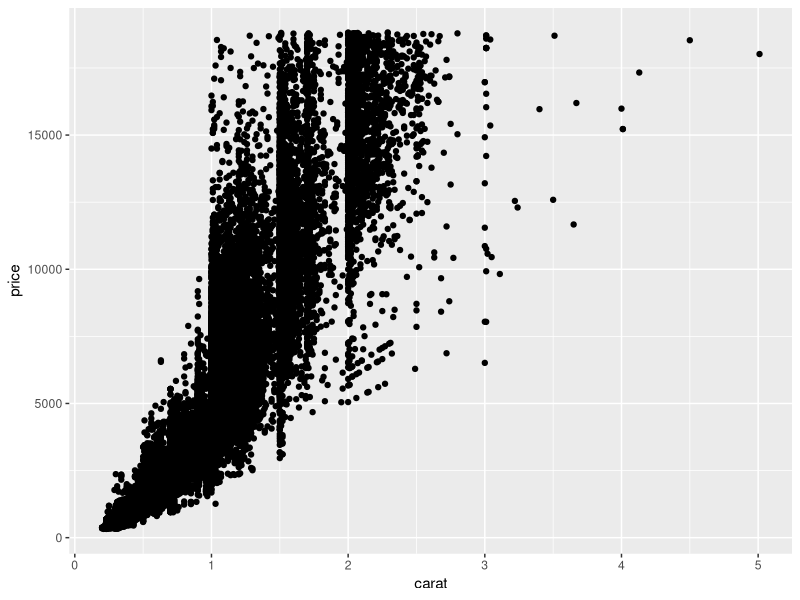
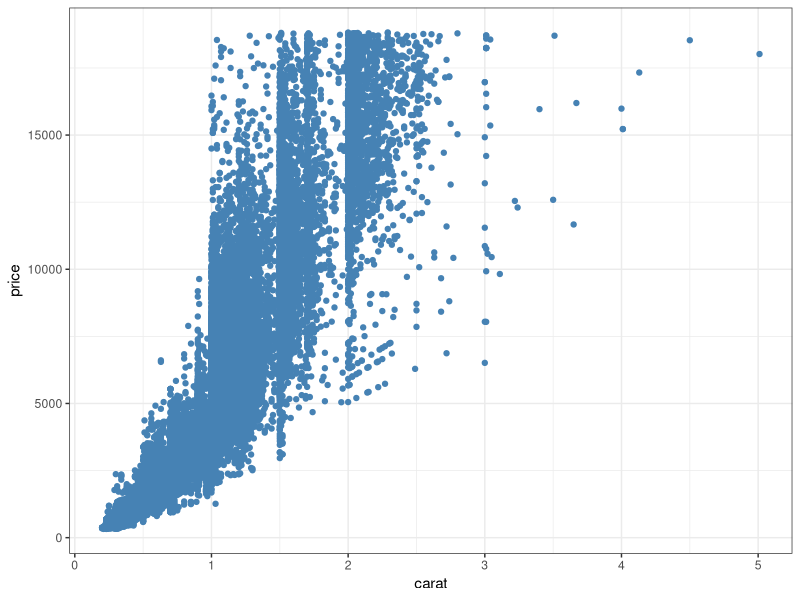
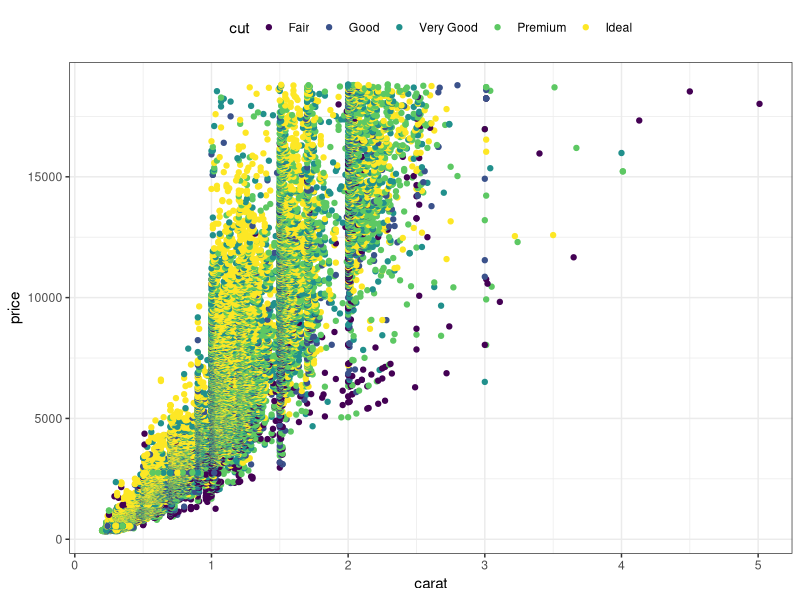
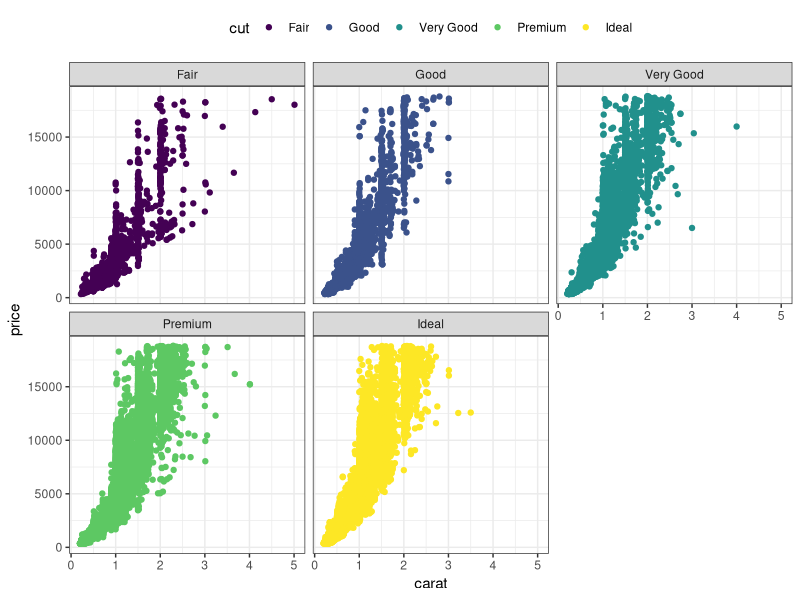
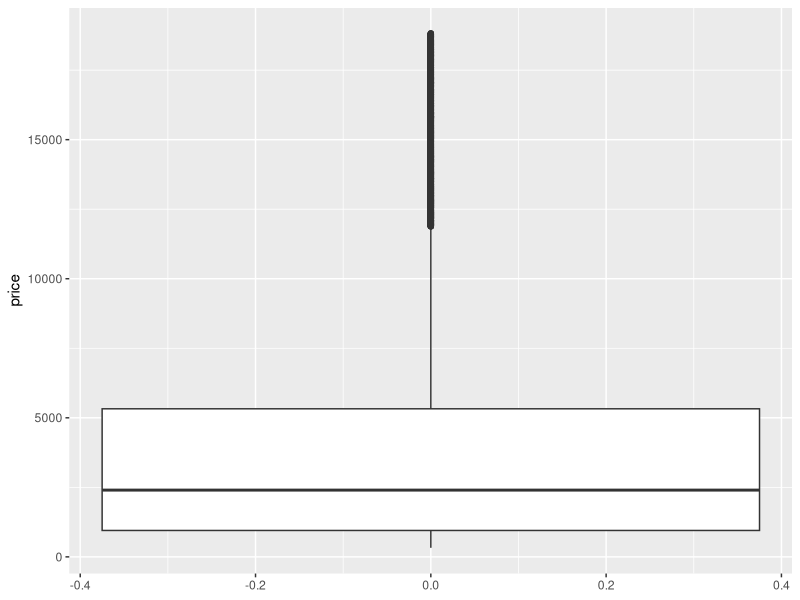
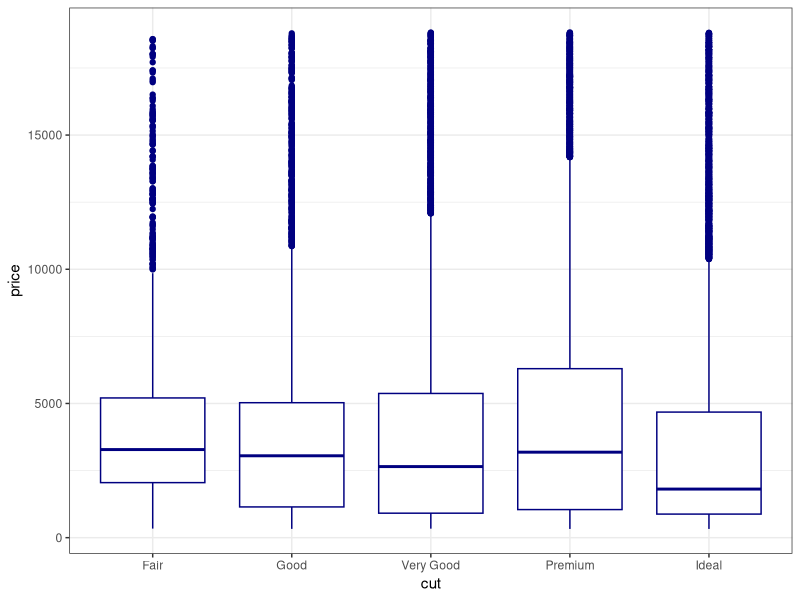
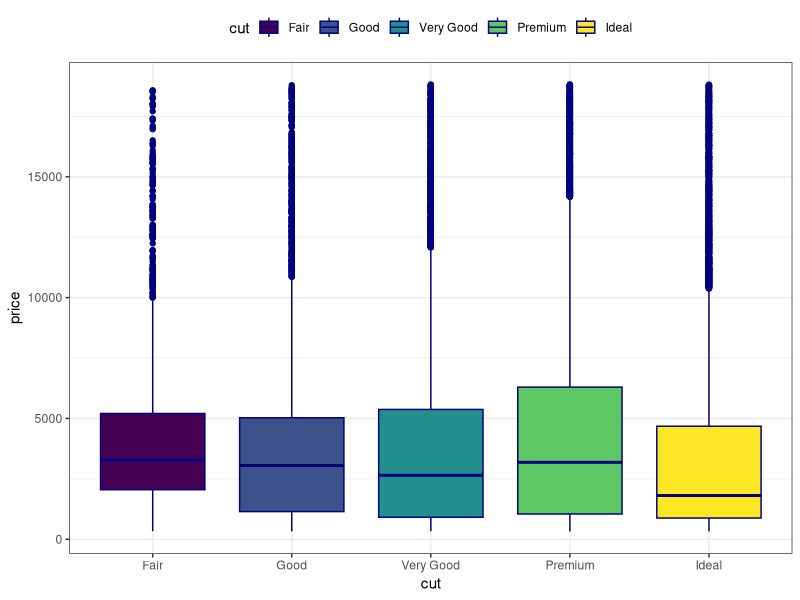
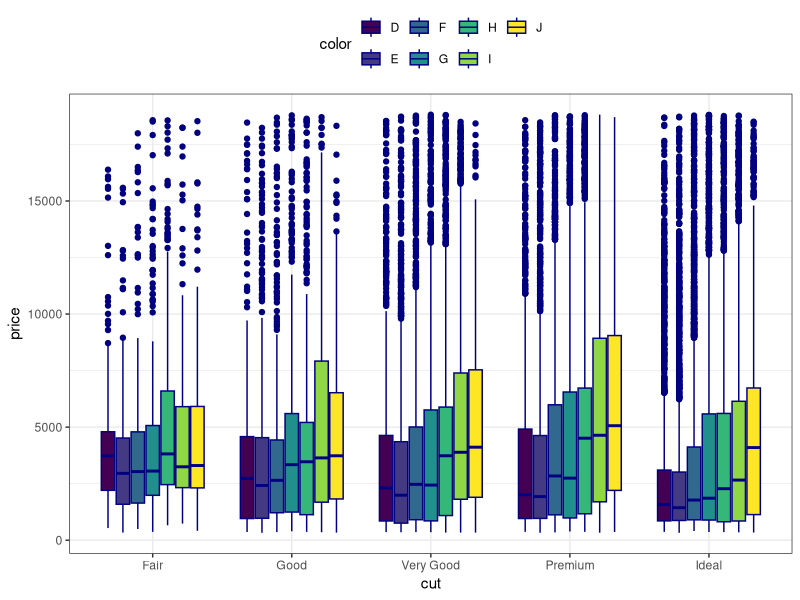

Recreate these plots in R, in order.
## ---- chunk 1
#| echo: true
#| output-location: fragment
library('ggplot2')
## ---- chunk 2
#| echo: true
#| output-location: fragment
library('ggplot2')
df <- diamonds
summary(df)
## ---- chunk 3
#| echo: true
#| output-location: fragment

ggplot(df, aes(x = carat, y = price)) +
    geom_point()
## ---- chunk 4
#| echo: true
#| output-location: fragment

ggplot(df, aes(x = carat, y = price)) +
    geom_point(color = 'steelblue') +
    theme_bw()
## ---- chunk 5
#| echo: true
#| output-location: fragment

ggplot(df, aes(x = carat, y = price)) +
    geom_point(aes(color = cut)) +
    theme_bw() +
    theme(legend.position = 'top')
## ---- chunk 6
#| echo: true
#| output-location: fragment

ggplot(df, aes(x = carat, y = price)) +
    geom_point(aes(color = cut)) +
    theme_bw() +
    theme(legend.position = 'top') +
    facet_wrap(~ cut)
## ---- chunk 7
#| echo: true
#| output-location: fragment

ggplot(df, aes(y = price)) +
    geom_boxplot()
## ---- chunk 8
#| echo: true
#| output-location: fragment

ggplot(df, aes(x = cut, y = price)) +
    geom_boxplot(color = 'navy') +
    theme_bw()
## ---- chunk 9
#| echo: true
#| output-location: fragment

ggplot(df, aes(x = cut, y = price)) +
    geom_boxplot(aes(fill = cut), color = 'navy') +
    theme_bw() +
    theme(legend.position = 'top')
## ---- chunk 10
#| echo: true
#| output-location: fragment

ggplot(df, aes(x = cut, y = price)) +
    geom_boxplot(aes(fill = color), color = 'navy') +
    theme_bw() +
    theme(legend.position = 'top')
## ---- chunk 11
#| echo: true
#| output-location: fragment

ggplot(df, aes(x = cut, y = price)) +
    geom_boxplot(aes(fill = color), color = 'navy') +
    theme_bw() +
    theme(legend.position = 'top') +
    facet_wrap(~ color)
## ---- chunk 12
#| echo: true
#| output-location: fragment

ggplot(df, aes(x = price)) +
    geom_histogram(color = 'navy', fill = 'steelblue') +
    theme_bw()
## ---- chunk 13
#| echo: true
#| output-location: fragment

ggplot(df, aes(x = price)) +
    geom_histogram(aes(color = color), fill = 'white') +
    theme_bw()
## ---- chunk 14
#| echo: true
#| output-location: fragment

ggplot(df, aes(x = clarity)) +
    geom_bar(color = 'navy', fill = 'white') +
    theme_bw()
## ---- chunk 15
#| echo: true
#| output-location: fragment

ggplot(df, aes(x = clarity)) +
    geom_bar(aes(color = clarity, fill = clarity)) +
    theme_bw() +
    theme(legend.position = 'top')
## ---- chunk 16
#| echo: true
#| output-location: fragment

ggplot(df, aes(x = clarity)) +
    geom_bar(aes(color = cut, fill = cut)) +
    theme_bw() +
    theme(legend.position = 'top')
## ---- chunk 17
#| echo: true
#| output-location: fragment

ggplot(df, aes(x = clarity)) +
    geom_bar(aes(color = cut, fill = cut), position = position_dodge()) +
    theme_bw() +
    theme(legend.position = 'top')
## ---- chunk 18
#| echo: true
#| output-location: fragment

ggplot(df, aes(x = clarity, y = price)) +
    geom_bar(color = 'navy', stat = 'identity') +
    theme_bw()
## ---- chunk 19
#| echo: true
#| output-location: fragment

ggplot(df, aes(x = clarity, y = price)) +
    geom_col(color = 'navy') +
    theme_bw()
## ---- chunk 20
#| echo: true
#| output-location: fragment

ggplot(df, aes(x = clarity, y = price)) +
    geom_bar(aes(color = cut, fill = cut), position = position_dodge(),  stat = 'identity') +
    theme_bw() +
    theme(legend.position = 'top')
## ---- chunk 21
#| echo: true
#| output-location: fragment

ggplot(df, aes(x = '', y = price)) +
    geom_bar(aes(fill = clarity), stat = 'identity') +
    theme_bw() +
    coord_polar('y')
## ---- chunk 22
#| echo: true
#| output-location: fragment
dge <- read.csv('data/DGE.csv')
dge <- dge[dge$padj != 0, ]
dge <- dge[complete.cases(dge), ]

head(dge)
## ---- chunk 23
#| echo: true
#| output-location: fragment
padj.cutoff <- 0.0000001
lfc.cutoff <- log2(2)
## ---- chunk 24
#| echo: true
#| output-location: fragment
dge$class <- 'none'
dge[dge$log2FoldChange >= lfc.cutoff & dge$padj <= padj.cutoff, c('class')] <- 'UP'
dge[dge$log2FoldChange <= -1 * lfc.cutoff & dge$padj <= padj.cutoff, c('class')] <- 'DOWN'

head(dge)
## ---- chunk 25
#| echo: true
#| output-location: fragment
ggplot(dge, aes(x = log2FoldChange, y = -1 * log10(padj))) +
    geom_point() +
    theme_bw()
## ---- chunk 26
#| echo: true
#| output-location: fragment
ggplot(dge, aes(x = log2FoldChange, y = -1 * log10(padj))) +
    geom_point() +
    geom_hline(yintercept = -1 * log10(padj.cutoff ), linetype="dashed", 
                              color = "black", linewidth = 0.2) +
    geom_vline(xintercept=c(-1 * lfc.cutoff ,lfc.cutoff ), linetype="dashed", 
                              color = "black", linewidth = 0.2) +
    theme_bw()
## ---- chunk 27
#| echo: true
#| output-location: fragment
ggplot(dge, aes(x = log2FoldChange, y = -1 * log10(padj))) +
    geom_point(aes(color = class)) +
    geom_hline(yintercept = -1 * log10(padj.cutoff ), linetype="dashed", 
                              color = "black", linewidth = 0.2) +
    geom_vline(xintercept=c(-1 * lfc.cutoff ,lfc.cutoff ), linetype="dashed", 
                              color = "black", linewidth = 0.2) +
    theme_bw()
## ---- chunk 28
#| echo: true
#| output-location: fragment
colors <- c("UP"="#FC4E07", "none"="#E7B800", "DOWN"="#00AFBB")
ggplot(dge, aes(x = log2FoldChange, y = -1 * log10(padj))) +
    geom_point(aes(color = class)) +
    scale_color_manual(values = colors) +
    geom_hline(yintercept = -1 * log10(padj.cutoff ), linetype="dashed", 
                              color = "black", linewidth = 0.2) +
    geom_vline(xintercept=c(-1 * lfc.cutoff ,lfc.cutoff ), linetype="dashed", 
                              color = "black", linewidth = 0.2) +
    theme_bw()
## ---- chunk 29
#| echo: true
#| output-location: fragment
library(ggrepel)
ggplot(dge, aes(x = log2FoldChange, y = -1 * log10(padj), label = X)) +
    geom_point(aes(color = class)) +
    scale_color_manual(values = colors) +
    geom_hline(yintercept = -1 * log10(padj.cutoff ), linetype="dashed", 
                              color = "black", linewidth = 0.2) +
    geom_vline(xintercept=c(-1 * lfc.cutoff ,lfc.cutoff ), linetype="dashed", 
                              color = "black", linewidth = 0.2) +
    geom_label_repel(data = dge[dge$class %in% c('UP', 'DOWN'), ], 
                            size= 4, color = 'firebrick',  point.padding=unit(0.5, "lines"), max.overlaps = 30) +
    theme_bw()
## ---- chunk 30
#| echo: false
#| output-location: fragment
library(ggrepel)
ggplot(dge, aes(x = log2FoldChange, y = -1 * log10(padj), label = X)) +
    geom_point(aes(color = class)) +
    scale_color_manual(values = colors) +
    geom_hline(yintercept = -1 * log10(padj.cutoff ), linetype="dashed", 
                              color = "black", linewidth = 0.2) +
    geom_vline(xintercept=c(-1 * lfc.cutoff ,lfc.cutoff ), linetype="dashed", 
                              color = "black", linewidth = 0.2) +
    geom_label_repel(data = dge[dge$class %in% c('UP', 'DOWN'), ], 
                            size= 4, color = 'firebrick',  point.padding=unit(0.5, "lines"), max.overlaps = 30) +
    theme_bw()
## ---- chunk 31
#| echo: true
#| output-location: fragment
dge <- dge[order(dge$log2FoldChange, decreasing = TRUE), ]
genes.up <- dge[1:40, c('X')]
genes.down <- dge[(nrow(dge) - 30):nrow(dge), c('X')]

genes.up
genes.down
## ---- chunk 32
#| echo: true
#| output-location: fragment
df.norm <- read.csv('data/normalized_counts.csv')
head(df.norm)
## ---- chunk 33
#| echo: true
#| output-location: fragment
df.norm <- df.norm[df.norm$X %in% c(genes.up, genes.down), ]
rownames(df.norm) <- df.norm$X
df.norm$X <- NULL
dim(df.norm)
## ---- chunk 34
#| echo: true
#| output-location: column-fragment
#| fig-height: 12
library(pheatmap)

pheatmap(df.norm)
## ---- chunk 35
#| echo: true
#| output-location: column-fragment
#| fig-height: 12

pheatmap(df.norm,
        scale = 'row'
)
## ---- chunk 36
#| echo: true
#| output-location: column-fragment
#| fig-height: 12

pheatmap(df.norm,
        scale = 'row',
        cutree_cols =  2,
        cutree_rows = 2,
        color = colorRampPalette(
            c("steelblue", 
                "white", 
                "firebrick3")
            )(100),
)
## ---- chunk 37
coldata <- data.frame(stage = c(rep('L1Larvae', 4), rep('L2larvae', 5)))
rownames(coldata) <- names(df.norm)
## ---- chunk 38
#| echo: true
#| output-location: column-fragment
#| fig-height: 12

pheatmap(df.norm,
        scale = 'row',
        cutree_cols =  2,
        cutree_rows = 2,
        color = colorRampPalette(
            c("steelblue", 
                "white", 
                "firebrick3")
            )(100),
        annotation_col = coldata
)
